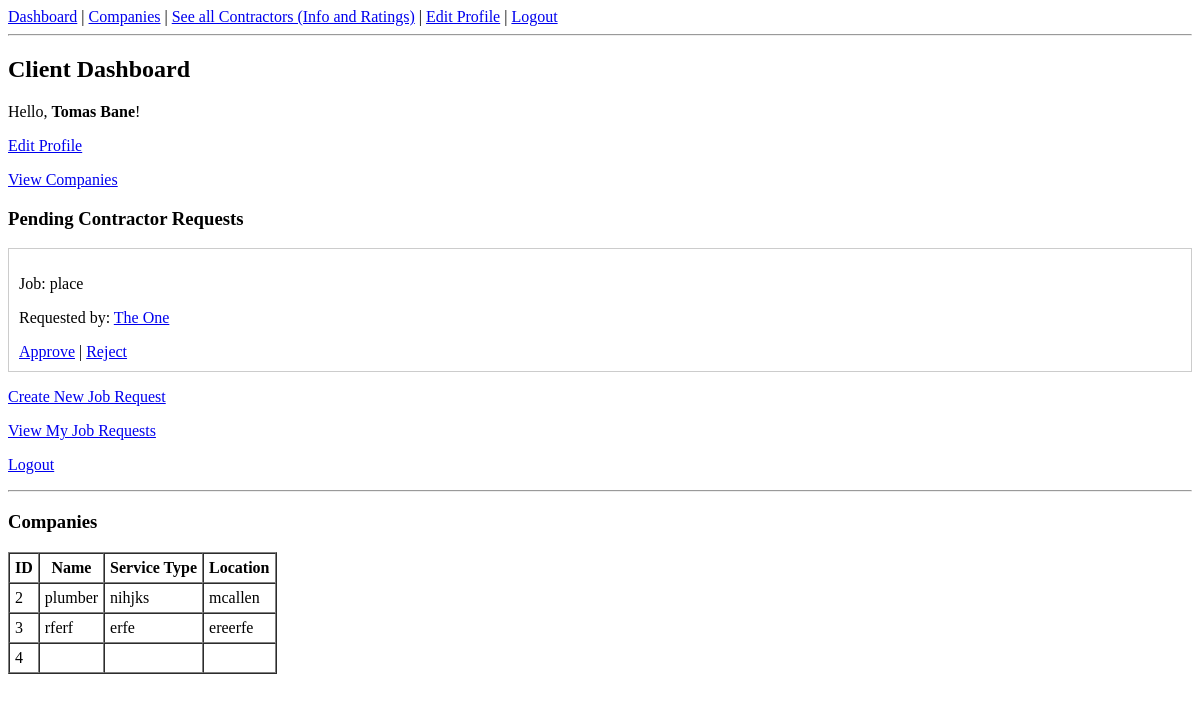
Page /dashboard/client (signed in) on the earlier database version.
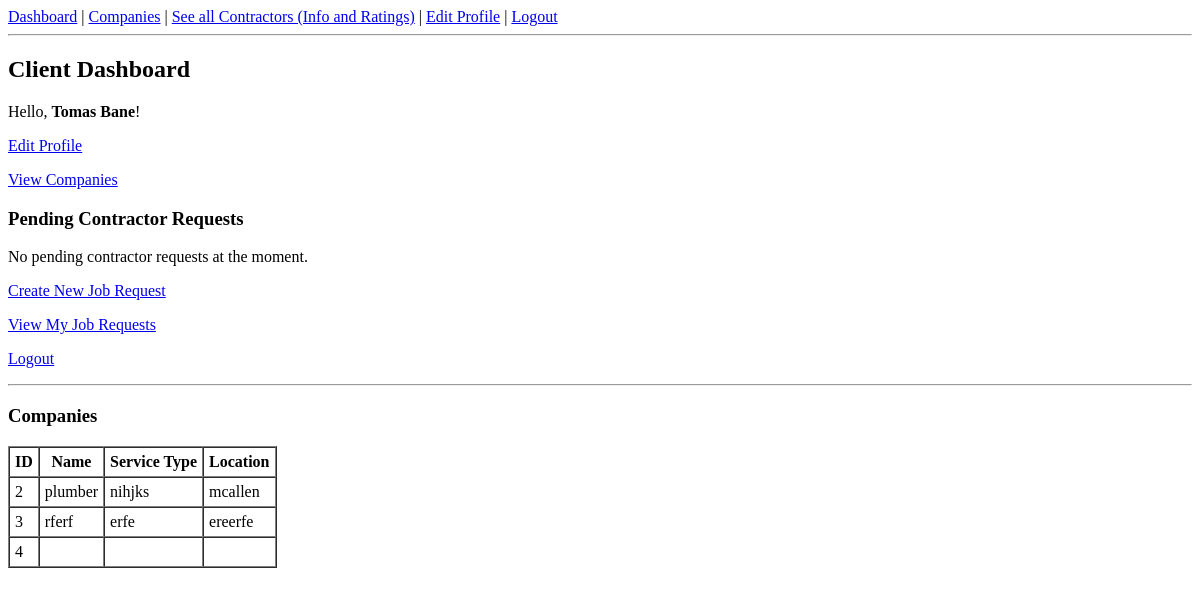
Same page on the later database version.
### tables this page shows
CREATE TABLE Contractor_Claim_Request (
        requestID INTEGER PRIMARY KEY AUTOINCREMENT,
        jobID INTEGER NOT NULL,
        contractorID INTEGER NOT NULL,
        status TEXT CHECK(status IN ('Pending', 'Accepted', 'Declined')) DEFAULT 'Pending',
        date_requested DATE NOT NULL,
        FOREIGN KEY(jobID) REFERENCES Job_Request(jobID),
        FOREIGN KEY(contractorID) REFERENCES Contractor(contractorID)
    );

CREATE TABLE Job_Request (
        jobID INTEGER PRIMARY KEY AUTOINCREMENT,
        clientID INTEGER NOT NULL,
        contractorID INTEGER,
        companyID INTEGER,
        service TEXT,
        status TEXT CHECK(status IN ('Pending', 'In Progress', 'Completed', 'Cancelled')) DEFAULT 'Pending',
        date_posted DATE NOT NULL,
        date_fulfilled DATE, client_approval TEXT CHECK(client_approval IN ('Pending','Approved','Denied')) DEFAULT 'Pending',
        FOREIGN KEY(clientID) REFERENCES Client(clientID),
        FOREIGN KEY(contractorID) REFERENCES Contractor(contractorID),
        FOREIGN KEY(companyID) REFERENCES Company(companyID)
    );

CREATE TABLE Company (
            companyID INTEGER PRIMARY KEY AUTOINCREMENT,
            name TEXT NOT NULL,
            serviceType TEXT,
            location TEXT
        );

### app.py (the view)
@app.route("/dashboard/client")
def client_dashboard():
    if session.get("role") != "client":
        return "Access denied", 403
    user_id = session["user_id"]
    conn = get_db()
    cur = conn.cursor()
    cur.execute("SELECT * FROM Client WHERE userID=?", (user_id,))
    profile = cur.fetchone()
    cur.execute("SELECT * FROM Company")
    companies = cur.fetchall()
    cur.execute("""
        SELECT jc.*, c.firstName || ' ' || c.lastName AS contractorName, jr.service
        FROM Contractor_Claim_Request jc
        JOIN Contractor c ON jc.contractorID = c.contractorID
        JOIN Job_Request jr ON jc.jobID = jr.jobID
        WHERE jr.clientID=? AND jc.status='Pending'
        ORDER BY jc.date_requested DESC
    """, (profile["clientID"],))
    pending_claims = cur.fetchall()
    conn.close()
    return render_template(
        "dashboard_client.html",
        profile=profile,
        companies=companies,
        contractor_requests=pending_claims
    )

### app.py (called while the page is built)
def get_db():
    conn = sqlite3.connect(DB_FILE)
    conn.row_factory = sqlite3.Row
    return conn

### templates/dashboard_client.html
{% extends "base.html" %}
{% block content %}
<h2>Client Dashboard</h2>
<p>Hello, <strong>{{ profile.firstName }} {{ profile.lastName }}</strong>!</p>
<p><a href="{{ url_for('edit_profile') }}">Edit Profile</a></p>
<p><a href="{{ url_for('list_companies') }}">View Companies</a></p>
<h3>Pending Contractor Requests</h3>
{% for r in contractor_requests %}
<div style="border:1px solid #ccc; padding:10px; margin-bottom:10px;">
    <p>Job: {{ r.service }}</p>
    <p>Requested by: <a href="/contractor_profile/{{ r.contractorID }}">{{ r.contractorName }}</a></p>
    <a href="/approve_contractor/{{ r.jobID }}/{{ r.contractorID }}">Approve</a> |
    <a href="/reject_contractor/{{ r.jobID }}/{{ r.contractorID }}">Reject</a>
</div>
{% else %}
<p>No pending contractor requests at the moment.</p>
{% endfor %}
<p><a href="{{ url_for('create_jobrequest') }}">Create New Job Request</a></p>
<p><a href="{{ url_for('view_jobrequests') }}">View My Job Requests</a></p>
<p><a href="{{ url_for('logout') }}">Logout</a></p>
<hr>
<h3>Companies</h3>
<table border="1" cellpadding="5" cellspacing="0">
    <tr>
        <th>ID</th><th>Name</th><th>Service Type</th><th>Location</th>
    </tr>
    {% for c in companies %}
    <tr>
        <td>{{ c.companyID }}</td>
        <td>{{ c.name }}</td>
        <td>{{ c.serviceType }}</td>
        <td>{{ c.location }}</td>
    </tr>
    {% endfor %}
</table>
{% endblock %}

Differences in the rows shown:
no longer on this page (row edited): Contractor_Claim_Request: service "place", contractorName "The One"
Other differences:
text now shown: "No pending contractor requests at the moment."
